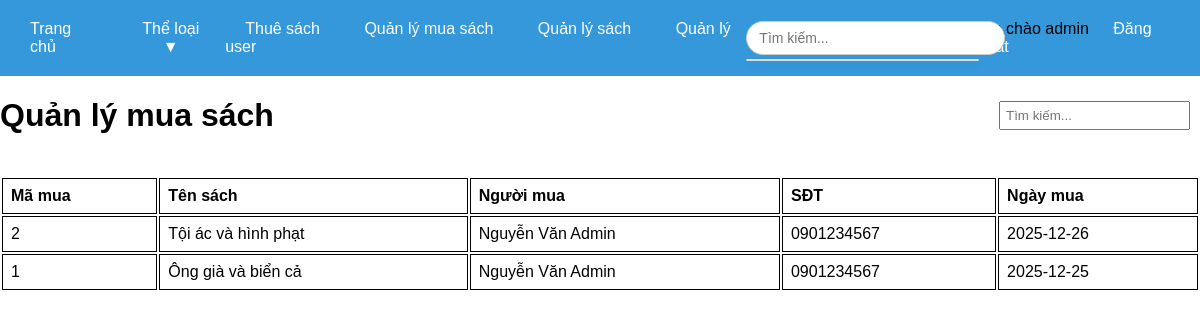
Page /index.php?page_layout=quanlymuasach (signed in) on the committed database.
### tables this page shows
CREATE TABLE `mua_sach` (
  `id_mua` int NOT NULL,
  `id_sach` int DEFAULT NULL,
  `id_user` int DEFAULT NULL,
  `ngay_mua` date DEFAULT NULL
);

CREATE TABLE `sach` (
  `id_sach` int NOT NULL,
  `ten_sach` varchar(255) NOT NULL,
  `so_luong` int DEFAULT '0',
  `the_loai` varchar(100) DEFAULT NULL,
  `gia_thue` decimal(10,2) DEFAULT NULL,
  `gia_ban` decimal(10,2) DEFAULT NULL,
  `nam_xuat_ban` int DEFAULT NULL,
  `mo_ta` text,
  `anh_bia` varchar(255) DEFAULT NULL,
  `quoc_gia_id` int DEFAULT NULL
);

CREATE TABLE `nguoi_dung` (
  `id_user` int NOT NULL,
  `ten_dang_nhap` varchar(50) NOT NULL,
  `mat_khau` varchar(255) NOT NULL,
  `ten` varchar(100) NOT NULL,
  `nam_sinh` int DEFAULT NULL,
  `sdt` varchar(15) DEFAULT NULL,
  `email` varchar(100) DEFAULT NULL,
  `quoc_gia_id` int DEFAULT NULL,
  `vai_tro_id` int DEFAULT NULL
);

### quanlymuasach.php (the view, shortened to what this page needs)
<!DOCTYPE html>
<html lang="en">
<head>
</head>
<body>
    <?php
    $isAdmin = ($_SESSION["vai_tro_id"] == 1 || $_SESSION["vai_tro_id"] == 2);
    include "connect.php";
    ?>
    <div class="header">
        <h1>Quản lý mua sách</h1>
        <div>
            <input type="text" id="timkiem" onkeyup="timKiemTable()" placeholder="Tìm kiếm..." style="padding: 5px; margin-right: 10px;">
        </div>
    </div>
    <table id="myTable">
        <tr>
            <th>Mã mua</th>
            <th>Tên sách</th>
            <th>Người mua</th>
            <th>SĐT</th>
            <th>Ngày mua</th>
        </tr>
        <?php
        if($isAdmin) {
            $sql = "SELECT ms.*, s.ten_sach, nd.ten, nd.sdt
                    FROM mua_sach ms
                    JOIN sach s ON ms.id_sach = s.id_sach
                    JOIN nguoi_dung nd ON ms.id_user = nd.id_user
                    ORDER BY ms.ngay_mua DESC";
        }
        $result = mysqli_query($conn, $sql);
        while($row = mysqli_fetch_array($result)){
        ?>
        <tr>
            <td><?php echo $row['id_mua']; ?></td>
            <td><?php echo $row['ten_sach']; ?></td>
            <td><?php echo $row['ten']; ?></td>
            <td><?php echo $row['sdt']; ?></td>
            <td><?php echo $row['ngay_mua']; ?></td>
        </tr>
        <?php } ?>
    </table>
</body>
</html>

### style.css (style rules this page uses)
body { font-family: Arial, sans-serif; margin: 0; }

### quanlymuasach.php (style rules this page uses)
table { margin: 0 auto; width: 100%; }
th, td { border: 1px solid black; padding: 8px; text-align: left; }
.header { display: flex; justify-content: space-between; align-items: center; margin-bottom: 20px; }

### rows in the picture
mua_sach: id_mua "2", id_sach.ten_sach "Tội ác và hình phạt", id_user.ten "Nguyễn Văn Admin", id_user.sdt "0901234567", ngay_mua "2025-12-26"
mua_sach: id_mua "1", id_sach.ten_sach "Ông già và biển cả", id_user.ten "Nguyễn Văn Admin", id_user.sdt "0901234567", ngay_mua "2025-12-25"

### other values in the picture
$_SESSION["username"] "admin"
